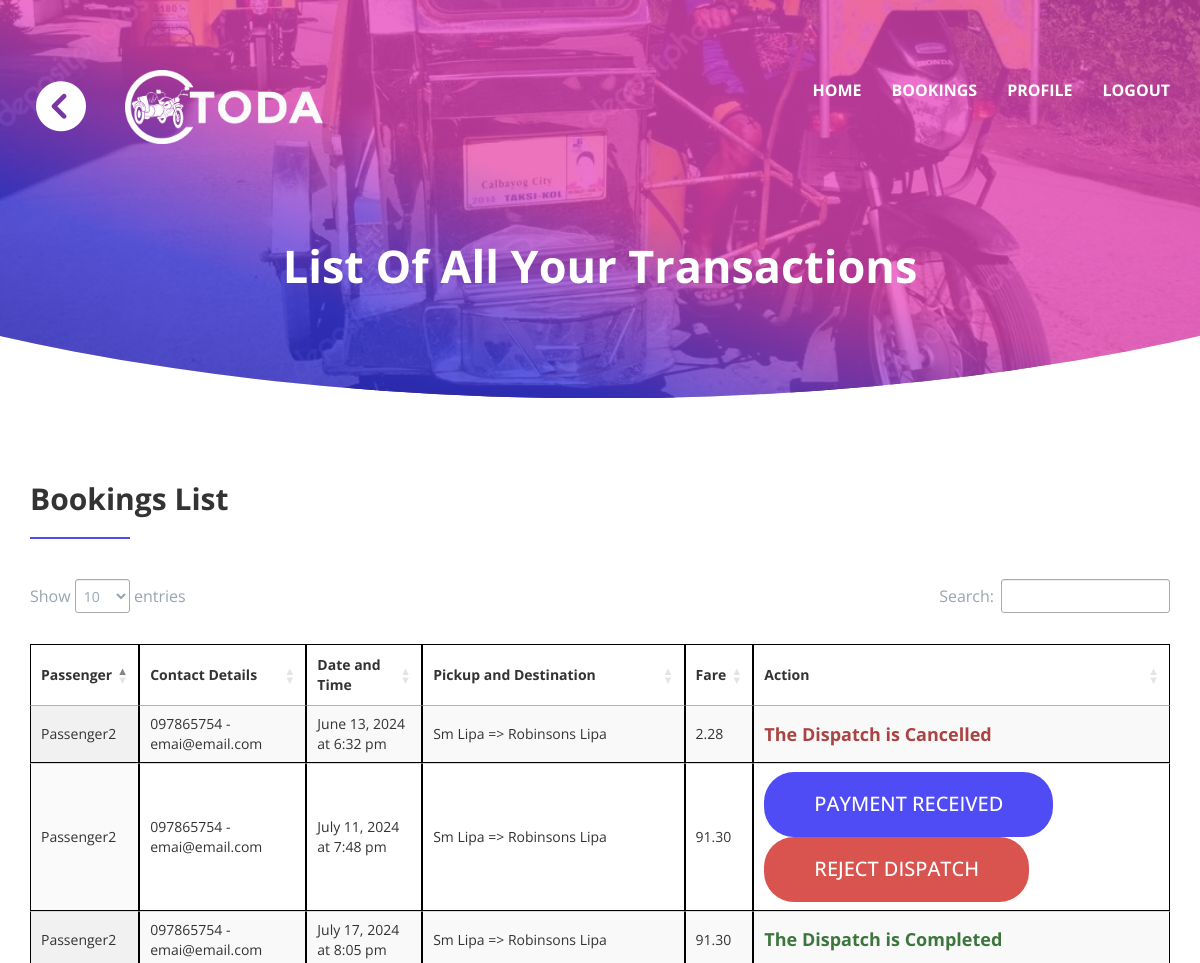
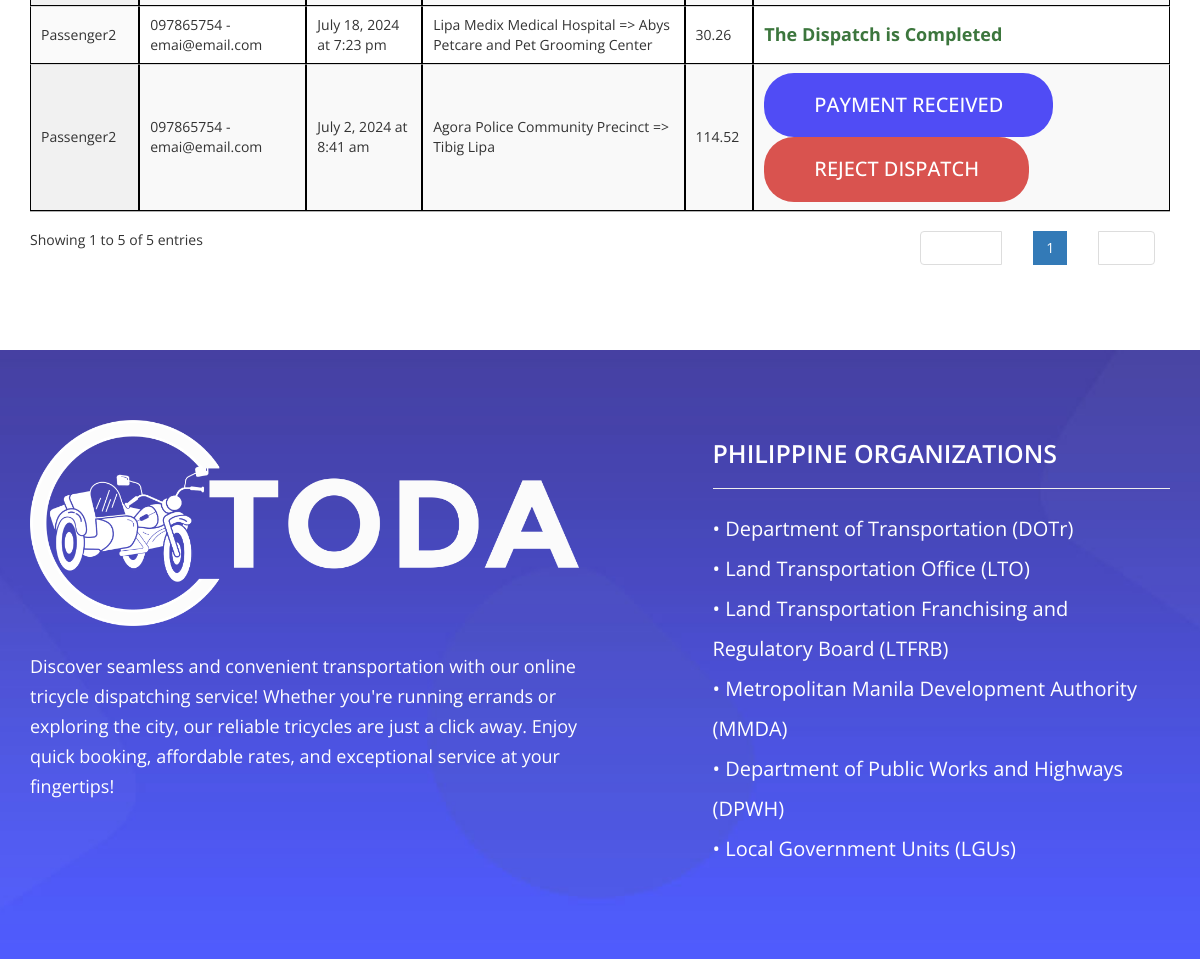
The page /rider/r-transactions.php (signed in) on the database its author committed (2 pictures, top to bottom).
### tables this page shows
CREATE TABLE `dispatch_locations` (
  `dispatch_location_id` int(11) NOT NULL,
  `location_name` varchar(250) NOT NULL,
  `google_maps` varchar(700) NOT NULL,
  `latitude` varchar(250) NOT NULL,
  `longtitude` varchar(250) NOT NULL
);

### rider/r-transactions.php (the view, shortened to what this page needs)
<?php include("conn.php"); ?>
<!DOCTYPE html>
<html lang="en">
<head>
   <link href="assets/css/bootstrap.min.css" rel="stylesheet">
   <link href="assets/vendors/animate/animate.css" rel="stylesheet">
   <link rel="stylesheet" href="assets/vendors/font-awesome/css/font-awesome.min.css">
   <link rel="stylesheet" type="text/css" href="assets/vendors/owl_carousel/owl.carousel.css" media="all">
   <link rel="stylesheet" type="text/css" href="assets/css/style.css" media="all" />
   <link rel="stylesheet" type="text/css" href="https://cdn.datatables.net/1.10.19/css/jquery.dataTables.css">
    <link rel="stylesheet" type="text/css" href="https://cdn.datatables.net/1.10.18/css/dataTables.bootstrap4.min.css">
    <link rel="stylesheet" type="text/css" href="https://cdn.datatables.net/responsive/2.2.3/css/responsive.bootstrap.min.css">
    <link rel="stylesheet" type="text/css" href="https://cdn.datatables.net/responsive/2.2.3/css/responsive.jqueryui.min.css">
</head>
<?php
if(isset($_GET['pay_id']) || isset($_GET['acp_id']) || isset($_GET['rej_id']) || isset($_GET['fin_id']) ){
   if(isset($_GET['pay_id']) ){
      $dispatch_id = $_GET['pay_id'];
      $sql = "UPDATE dispatches SET payment_status='paid' WHERE dispatch_id=?";
      $stmt = $conn->prepare($sql);
      $stmt->bind_param("i", $dispatch_id);
      if ($stmt->execute()) {
         echo '<script>alert("Payment Accepted! Redirecting to bookings page."); window.location.href = "r-list.php";</script>';
      } else {
         echo '<script>alert("Error in update.");</script>';
      }
   }
   else if(isset($_GET['acp_id']) ){
      $dispatch_id = $_GET['acp_id'];
      $sql = "UPDATE dispatches SET `status`='accepted' WHERE dispatch_id=?";
      $stmt = $conn->prepare($sql);
      $stmt->bind_param("i", $dispatch_id);
      if ($stmt->execute()) {
         echo '<script>alert("Dispatch Accepted! Redirecting to bookings page."); window.location.href = "r-list.php";</script>';
      } else {
         echo '<script>alert("Error in update.");</script>';
      }
   }
   else if(isset($_GET['rej_id']) ){
      $dispatch_id = $_GET['rej_id'];
      $sql = "UPDATE dispatches SET `status`='cancelled' WHERE dispatch_id=?";
      $stmt = $conn->prepare($sql);
      $stmt->bind_param("i", $dispatch_id);
      if ($stmt->execute()) {
         echo '<script>alert("Dispatch Rejected! Redirecting to bookings page."); window.location.href = "r-list.php";</script>';
      } else {
         echo '<script>alert("Error in update.");</script>';
      }
   }
   else if(isset($_GET['fin_id']) ){
      $dispatch_id = $_GET['fin_id'];
      $sql = "UPDATE dispatches SET `status`='completed' WHERE dispatch_id=?";
      $stmt = $conn->prepare($sql);
      $stmt->bind_param("i", $dispatch_id);
      if ($stmt->execute()) {
         echo '<script>alert("Dispatch Finished Successfully! Redirecting to bookings page."); window.location.href = "r-list.php";</script>';
      } else {
         echo '<script>alert("Error in update.");</script>';
      }
   }
}
else{
?>
<body>
   <div class="bg-all">
      <div class="bg-banner-img clip-ellipse">
         <div class="ovrllay">
            <?php include("./nav.php"); ?>
            <section id="banner" class="pt-0">
               <div class="container ">
                  <div class="row wow fadeInUp">
                     <div id="banner-text" class="col-md-12 text-c text-center ">
                        <h5 class="wow fadeInUp main-h" data-wow-delay="0.2s">List of All Your Transactions</h5>
                     </div>
                  </div>
               </div>
            </section>
         </div>
      </div>
      <section>
         <div class="container">
            <div class="row">
               <div class="col-lg-12">
                  <div class="section-heading left">
                     <h4>Bookings List</h4>
                  </div>
                  <div class="contact-form-box margin-30px-top">
                     <div class="no-margin-lr" id="success-contact-form" style="display: none;"></div>
                     <table id="dataTable3" class="display" >
            <thead>
                <tr>
                    <th>Passenger</th>
                    <th>Contact Details</th>
                    <th>Date and Time</th>
                    <th>Pickup and Destination</th>
                    <th>Fare</th>
                    <th>Action</th>
                </tr>
            </thead>
            <tbody>
           <?php
             $sqlb = "SELECT * FROM desinations_view where rider_id = {$_SESSION['r_id']} ";
             $resultb = $conn->query($sqlb);
           while ($books = $resultb->fetch_assoc()) {
                                            ?>
 <tr>
                    <td><?= $books['passenger_name'] ?></td>
                    <td><?= $books['p_contact']." - ".$books['p_email'];  ?></td>
                    <td><?php $dateString = $books['d_date'] . ' ' . $books['d_time'];
$date = new DateTime($dateString);
$formattedDate = $date->format('F j, Y \a\t g:i a');
echo $formattedDate;
?></td>
                    <td><?php
                     $sql = "SELECT * FROM dispatch_locations  where dispatch_location_id = {$books['origin']} ";
                     $result = $conn->query($sql);
                     $row_p1 = $result->fetch_assoc();
                     $sql = "SELECT * FROM dispatch_locations  where dispatch_location_id = {$books['destination']} ";
$result = $conn->query($sql);
$row_p2 = $result->fetch_assoc();
echo $row_p1['location_name']." => ". $row_p2['location_name'];
                    ?></td>
                    <td><?= $books['fare'] ?></td>
                    <td>
                     <?php if($books['status']=="pending" && $books['payment_status']!="paid"){ ?>
                     <a href="r-list.php?pay_id=<?= $books['dis_id']; ?>" class="btn btn-primary">Payment Received</a>
                     <?php } ?>
                     <?php if($books['status']=="pending"){ ?>
                     <a href="r-list.php?rej_id=<?= $books['dis_id']; ?>" class="btn btn-danger">Reject Dispatch</a>
                     <?php } ?>
                     <?php if($books['status']=="accepted"){ ?>
                     <a href="r-list.php?fin_id=<?= $books['dis_id']; ?>" class="btn btn-success">Passenger Dispatched</a>
                     <?php } else if($books['status']=="cancelled"){ ?>
                      <h4 class="text-danger">The Dispatch is Cancelled</h4>
                    <?php } else if($books['status']=="rejected"){ ?>
                      <h4 class="text-danger">The Dispatch is Rejected</h4>
                    <?php } else if($books['status']=="completed"){ ?>
                      <h4 class="text-success">The Dispatch is Completed</h4>
                    <?php } ?>
                     </td>
                    </tr>
                                            <?php } ?>
            </tbody>
        </table>
                  </div>
               </div>
            </div>
         </div>
      </section>
       <?php include("./footer.php") ?>
</body>
<?php
   }
   ?>
</html>

### rider/assets/css/style.css (style rules this page uses)
.btn { padding: 18px 50px; font-size: 20px; font-weight: 500; border-radius: 30px; display: inline-block; border: 0; text-transform: uppercase; position: relative; z-index: 2; text-decoration: none !important; }
.btn-primary { background: #504cf5 !important; color: #fff !important; }
.btn-primary:before { content: ""; position: absolute; z-index: -1; background:#f356c9 !important; top: 0; bottom: 0; left: 0; display: block; right: 0; transform: scaleY(0); transform-origin: 50%; transition-property: transform; transition-duration: 0.3s; transition-timing-function: ease-out; }
a:before, a:after, .btn:before, .btn:after, button:before, button:after { transition: all 300ms linear 0s; }
a { color: #fff !important; text-decoration: none !important; }
body { font-family: 'Open Sans', sans-serif; }
a, .btn, button { outline: none; transition: all 300ms linear 0s; }
.h1, .h2, .h3, .h4, .h5, .h6, h1, h2, h3, h4, h5, h6 { font-weight: 700; }
thead, th, td { border: 1px solid black; padding: 10px; }
.bg-banner-img { background: rgba(255,255,255,0); background-image: url(../images/banner-img.jpg); background-repeat: no-repeat; background-position: center bottom; -webkit-background-size: cover; -moz-background-size: cover; -o-background-size: cover; background-size: cover; }
.clip-ellipse { clip-path: ellipse(95% 100% at top); -webkit-clip-path: ellipse(93% 100% at top); }
.ovrllay { position: relative; left: 0; top: 0; bottom: 0; width: 100%; height: 100%; right: 0; background-image: linear-gradient(to right top ,#2725b9d4,#3a39dcd1,#e748bec2 ,#e748bec9 ,#e748beb5)!important; }
.section-heading.left { margin-bottom: 30px; text-align: left; }
.section-heading h4 { font-size: 30px; line-height: normal; position: relative; padding-bottom: 20px; }
.section-heading h4:after { content: ''; display: block; width: 100px; height: 2px; background: #504cf5; margin: 0 auto; position: absolute; left: 0; right: 0; bottom: 0; margin:0px; }
.pt-0 { padding-top: 0px !important; }
.button-n, a { text-decoration: none!important color:#fff !important; }
section { padding: 70px 0px; }
.main-h { font-size: 45px; line-height: 1; color: #fff; text-align: center; font-weight: bold; text-transform: capitalize; margin: 30px 0 40px; -webkit-animation-delay: 150ms; animation-delay: 150ms; visibility: visible; }

### rows shown on the page
dispatch_locations: location_name "Sm Lipa"
dispatch_locations: location_name "Robinsons Lipa"
dispatch_locations: location_name "Lipa Medix Medical Hospital"
dispatch_locations: location_name "Abys Petcare and Pet Grooming Center"
dispatch_locations: location_name "Agora Police Community Precinct"
dispatch_locations: location_name "Tibig Lipa"

### other values the page prints
$books['passenger_name'] "Passenger2"
$books['p_contact'] "097865754"
$books['p_email'] "emai@email.com"
$formattedDate "June 13, 2024 at 6:32 pm"
$books['fare'] "2.28"
$formattedDate "July 11, 2024 at 7:48 pm"
$books['fare'] "91.30"
$formattedDate "July 17, 2024 at 8:05 pm"
$formattedDate "July 18, 2024 at 7:23 pm"
$books['fare'] "30.26"
$formattedDate "July 2, 2024 at 8:41 am"
$books['fare'] "114.52"
